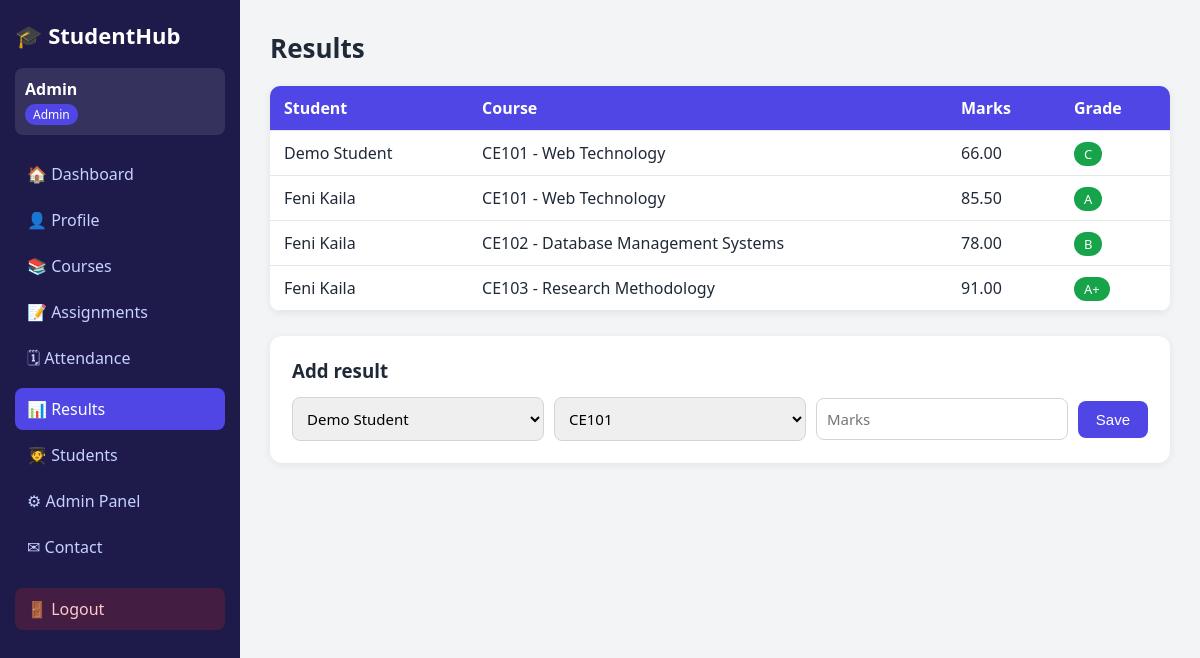
The page /result.php (signed in) on the database its author committed.
### tables this page shows
CREATE TABLE results (
  id INT AUTO_INCREMENT PRIMARY KEY,
  user_id INT NOT NULL,
  course_id INT NOT NULL,
  marks DECIMAL(5,2) NOT NULL,
  FOREIGN KEY (user_id) REFERENCES users(id) ON DELETE CASCADE,
  FOREIGN KEY (course_id) REFERENCES courses(id) ON DELETE CASCADE
);

CREATE TABLE users (
  id INT AUTO_INCREMENT PRIMARY KEY,
  name VARCHAR(100) NOT NULL,
  email VARCHAR(120) NOT NULL UNIQUE,
  password VARCHAR(255) NOT NULL,
  role ENUM('admin','student') NOT NULL DEFAULT 'student',
  remember_token VARCHAR(64) DEFAULT NULL,
  created_at TIMESTAMP DEFAULT CURRENT_TIMESTAMP
);

CREATE TABLE courses (
  id INT AUTO_INCREMENT PRIMARY KEY,
  code VARCHAR(20) NOT NULL UNIQUE,
  name VARCHAR(150) NOT NULL,
  credits INT NOT NULL DEFAULT 3,
  instructor VARCHAR(100) NOT NULL
);

### config.php (called while the page is built, shortened)
<?php
function e($s) { return htmlspecialchars((string)$s, ENT_QUOTES, 'UTF-8'); }
function is_admin() { return ($_SESSION['role'] ?? '') === 'admin'; }

### result.php (the view, shortened to what this page needs)
<?php
require_once 'config.php';
function grade($m) {
    if ($m >= 90) return 'A+'; if ($m >= 80) return 'A'; if ($m >= 70) return 'B';
    if ($m >= 60) return 'C'; if ($m >= 40) return 'D'; return 'F';
}
if (is_admin()) {
    $rows = mysqli_query($conn, "SELECT r.*, u.name, c.code, c.name AS cname FROM results r JOIN users u ON u.id=r.user_id JOIN courses c ON c.id=r.course_id ORDER BY u.name, c.code");
    $students = mysqli_query($conn, "SELECT id,name FROM users WHERE role='student' ORDER BY name");
    $courses  = mysqli_query($conn, "SELECT id,code,name FROM courses ORDER BY code");
} else {
    $st = mysqli_prepare($conn, "SELECT r.*, c.code, c.name AS cname FROM results r JOIN courses c ON c.id=r.course_id WHERE r.user_id=? ORDER BY c.code");
    mysqli_stmt_bind_param($st, "i", $_SESSION['user_id']);
    mysqli_stmt_execute($st);
    $rows = mysqli_stmt_get_result($st);
}
include 'sidebar.php';
?>
<table class="table">
  <tr><?php if (is_admin()) echo '<th>Student</th>'; ?><th>Course</th><th>Marks</th><th>Grade</th></tr>
  <?php while ($r = mysqli_fetch_assoc($rows)): ?>
  <tr>
    <?php if (is_admin()) echo '<td>' . e($r['name']) . '</td>'; ?>
    <td><?= e($r['code'] . ' - ' . $r['cname']) ?></td>
    <td><?= e($r['marks']) ?></td>
    <td><span class="tag <?= $r['marks'] >= 40 ? 'ok' : 'bad' ?>"><?= grade($r['marks']) ?></span></td>
  </tr>
  <?php endwhile; ?>
</table>
<?php if (is_admin()): ?>
<div class="panel">
  <h3>Add result</h3>
  <form method="post" class="row">
    <select name="user_id" required><?php while ($s = mysqli_fetch_assoc($students)) echo '<option value="' . (int)$s['id'] . '">' . e($s['name']) . '</option>'; ?></select>
    <select name="course_id" required><?php while ($c = mysqli_fetch_assoc($courses)) echo '<option value="' . (int)$c['id'] . '">' . e($c['code']) . '</option>'; ?></select>
    <input type="number" name="marks" step="0.01" min="0" max="100" placeholder="Marks" required>
    <button class="btn">Save</button>
  </form>
</div>
<?php endif; ?>
<?php include 'footer.php'; ?>

### style.css (style rules this page uses)
:root { --primary:#4f46e5; --dark:#1e1b4b; --bg:#f3f4f6; --text:#1f2937; --ok:#16a34a; --bad:#dc2626; }
* { box-sizing: border-box; margin: 0; padding: 0; }
body { font-family: "Segoe UI", Arial, sans-serif; background: var(--bg); color: var(--text); }
.table { width: 100%; border-collapse: collapse; background: #fff; border-radius: 10px; overflow: hidden; box-shadow: 0 2px 8px rgba(0,0,0,.07); margin-bottom: 25px; }
.table th { background: var(--primary); color: #fff; text-align: left; }
.table th, .table td { padding: 11px 14px; border-bottom: 1px solid #e5e7eb; }
.tag { padding: 3px 10px; border-radius: 12px; font-size: 13px; color: #fff; }
.tag.ok { background: var(--ok); }
.panel { background: #fff; padding: 22px; border-radius: 12px; box-shadow: 0 2px 8px rgba(0,0,0,.07); margin-bottom: 25px; }
.panel h3 { margin-bottom: 14px; }
input, select, textarea { width: 100%; padding: 10px; border: 1px solid #d1d5db; border-radius: 8px; font-size: 15px; font-family: inherit; }
.row { display: flex; flex-wrap: wrap; gap: 10px; align-items: center; }
.row input, .row select { flex: 1 1 150px; width: auto; }
.btn { display: inline-block; background: var(--primary); color: #fff; border: 0; padding: 10px 18px; border-radius: 8px; cursor: pointer; font-size: 15px; margin-top: 14px; }
.row .btn { margin-top: 0; }

### rows shown on the page
results: user.name "Demo Student", course.name "CE101 - Web Technology", marks "66.00", marks "C"
results: user.name "Feni Kaila", course.name "CE101 - Web Technology", marks "85.50", marks "A"
results: user.name "Feni Kaila", course.name "CE102 - Database Management Systems", marks "78.00", marks "B"
results: user.name "Feni Kaila", course.name "CE103 - Research Methodology", marks "91.00", marks "A+"

### other values the page prints
$_SESSION['name'] "Admin"
$_SESSION['role'] "Admin"
$label "🏠 Dashboard 👤 Profile 📚 Courses 📝 Assignments 🗓 Attendance 📊 Results 🧑‍🎓 Students ⚙ Admin Panel ✉ Contact"
$title "Results"
form field user_id "Demo Student"
form field course_id "CE101"
